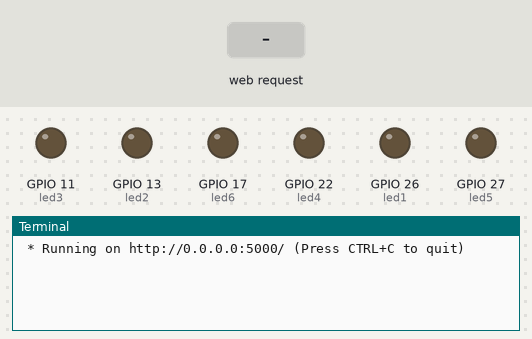
This program was run on a simulated Raspberry Pi (BCM pin numbers). Parts: output pins drawn as LEDs (lit = HIGH), the last lines printed to the terminal. Inputs (shaded band) come from the test bench. The clock reads 2024-03-15 10:24:30 at power-on unless the program sets it.

Above: at 1.2 s.
1.3 s: HTTP request for / received
At 2.5 s:
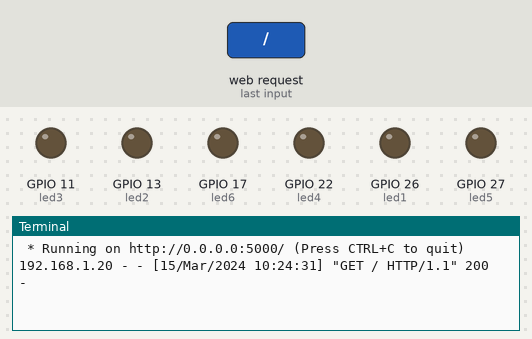
2.8 s: HTTP request for /control received
At 3.7 s:
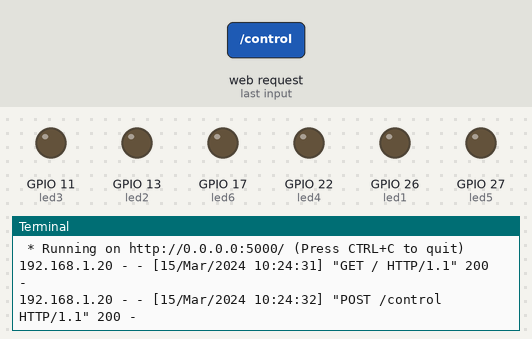

The program:

flaskapp.py
```python
from flask import Flask, render_template, request
from gpiozero import LED

app = Flask(__name__)

led1 = LED(26)
led2 = LED(13)
led3 = LED(11)
led4 = LED(22)
led5 = LED(27)
led6 = LED(17)

@app.route('/')
def index():
  return render_template('index.html')

@app.route('/control', methods=['POST'])
def control():
  led = request.form.get('led')
  action = request.form.get('action')

  if led == '1':
    target = led1
  elif led == '2':
    target = led2
  elif led == '3':
    target = led3
  elif led == '4':
    target = led4
  elif led == '5':
    target = led5
  elif led == '6':
    target = led6
  else:
    return "Invalid LED"

  if action == 'on':
    target.on()
  elif action == 'off':
    target.off()

  return render_template('index.html')

if __name__ == '__main__':
  app.run(host='0.0.0.0', port=5000)
```

Measured:
- after the input at 1.3 s, the terminal: prints a new line at once (image 1)
- after the input at 2.8 s, the terminal: prints a new line at once (image 2)
